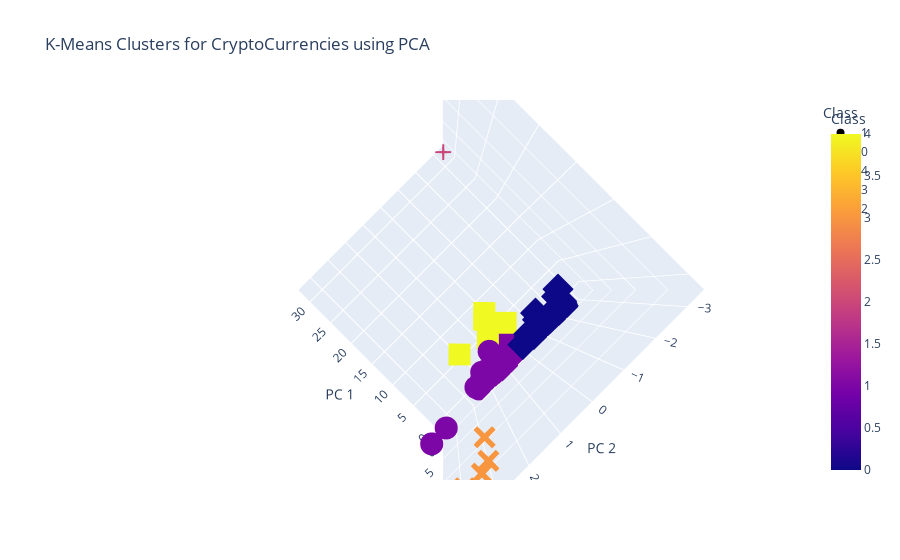

Source (notebook cell):
### Markdown cell above
### Visualizing Results

#### 3D-Scatter with Clusters

### Code cell
# Create a 3D-Scatter with the PCA data and the clusters
fig = px.scatter_3d(
    coin_df,
    x="PC 1",
    y="PC 2",
    z="PC 3",
    color="Class",
    symbol="Class",
    width=800,
    hover_name="CoinName",
    hover_data=["Algorithm"],
    title="K-Means Clusters for CryptoCurrencies using PCA",
)
#fig.update_layout(legend=dict(x=0, y=1))
fig.show()

### Figure 1 — Plotly figure (JSON) as saved in the notebook; plotly's stock layout.template omitted (floating-point values rounded to 4 significant figures; data arrays with more than 128 entries replaced by an {"elided": "..."} marker saying what was removed)
{"data": [{"customdata": {"elided": "322x1 str values"}, "hovertemplate": "<b>%{hovertext}</b><br><br>Class=%{marker.color}<br>PC 1=%{x}<br>PC 2=%{y}<br>PC 3=%{z}<br>Algorithm=%{customdata[0]}<extra></extra>", "hovertext": {"elided": "322 str values"}, "legendgroup": "1", "marker": {"color": {"elided": "322 int values"}, "coloraxis": "coloraxis", "symbol": "circle"}, "mode": "markers", "name": "1", "scene": "scene", "showlegend": true, "type": "scatter3d", "x": {"elided": "322 float values"}, "y": {"elided": "322 float values"}, "z": {"elided": "322 float values"}}, {"customdata": {"elided": "302x1 str values"}, "hovertemplate": "<b>%{hovertext}</b><br><br>Class=%{marker.color}<br>PC 1=%{x}<br>PC 2=%{y}<br>PC 3=%{z}<br>Algorithm=%{customdata[0]}<extra></extra>", "hovertext": {"elided": "302 str values"}, "legendgroup": "0", "marker": {"color": {"elided": "302 int values"}, "coloraxis": "coloraxis", "symbol": "diamond"}, "mode": "markers", "name": "0", "scene": "scene", "showlegend": true, "type": "scatter3d", "x": {"elided": "302 float values"}, "y": {"elided": "302 float values"}, "z": {"elided": "302 float values"}}, {"customdata": [["DPoS"], ["VeChainThor Authority"], ["Quark"], ["DPoS"], ["Semux BFT consensus"], ["DPoS"], ["DPoS"], ["SHA-256"]], "hovertemplate": "<b>%{hovertext}</b><br><br>Class=%{marker.color}<br>PC 1=%{x}<br>PC 2=%{y}<br>PC 3=%{z}<br>Algorithm=%{customdata[0]}<extra></extra>", "hovertext": ["ARK", "Vechain", "Castle", "Lamden Tau", "Semux", "ALAX", "Lisk", "ZEPHYR"], "legendgroup": "4", "marker": {"color": [4, 4, 4, 4, 4, 4, 4, 4], "coloraxis": "coloraxis", "symbol": "square"}, "mode": "markers", "name": "4", "scene": "scene", "showlegend": true, "type": "scatter3d", "x": [7.163, 7.447, 4.52, 7.165, 7.893, 7.175, 7.163, 4.307], "y": [0.2667, 1.706, 0.6849, 0.2664, 0.07345, 0.2651, 0.2667, -0.2382], "z": [-0.3511, 6.855, -0.3372, -0.3511, -0.4782, -0.3514, -0.3511, -0.1866]}, {"customdata": [["SHA-256 + Hive"], ["ECC 256K1"], ["SHA3-256"], ["Leased POS"]], "hovertemplate": "<b>%{hovertext}</b><br><br>Class=%{marker.color}<br>PC 1=%{x}<br>PC 2=%{y}<br>PC 3=%{z}<br>Algorithm=%{customdata[0]}<extra></extra>", "hovertext": ["LitecoinCash", "Acute Angle Cloud", "Fiii", "Waves"], "legendgroup": "3", "marker": {"color": [3, 3, 3, 3], "coloraxis": "coloraxis", "symbol": "x"}, "mode": "markers", "name": "3", "scene": "scene", "showlegend": true, "type": "scatter3d", "x": [-0.2821, 0.1647, -0.4793, -0.2349], "y": [2.739, 2.931, 3.6, 2.656], "z": [17.0, 18.57, 17.12, 13.02]}, {"customdata": [["TRC10"]], "hovertemplate": "<b>%{hovertext}</b><br><br>Class=%{marker.color}<br>PC 1=%{x}<br>PC 2=%{y}<br>PC 3=%{z}<br>Algorithm=%{customdata[0]}<extra></extra>", "hovertext": ["BitTorrent"], "legendgroup": "2", "marker": {"color": [2], "coloraxis": "coloraxis", "symbol": "cross"}, "mode": "markers", "name": "2", "scene": "scene", "showlegend": true, "type": "scatter3d", "x": [31.79], "y": [-3.295], "z": [-0.8986]}], "layout": {"autosize": true, "coloraxis": {"colorbar": {"title": {"text": "Class"}}, "colorscale": [[0, "#0d0887"], [0.1111, "#46039f"], [0.2222, "#7201a8"], [0.3333, "#9c179e"], [0.4444, "#bd3786"], [0.5556, "#d8576b"], [0.6667, "#ed7953"], [0.7778, "#fb9f3a"], [0.8889, "#fdca26"], [1, "#f0f921"]]}, "legend": {"title": {"text": "Class"}, "tracegroupgap": 0}, "scene": {"aspectmode": "auto", "aspectratio": {"x": 1, "y": 1, "z": 1}, "camera": {"center": {"x": 0, "y": 0, "z": 0}, "eye": {"x": -0.001893, "y": 0.001895, "z": 1.743}, "projection": {"type": "perspective"}, "up": {"x": -0.001086, "y": 0.001087, "z": 1.0}}, "domain": {"x": [0, 1], "y": [0, 1]}, "xaxis": {"title": {"text": "PC 1"}, "type": "linear"}, "yaxis": {"title": {"text": "PC 2"}, "type": "linear"}, "zaxis": {"title": {"text": "PC 3"}, "type": "linear"}}, "title": {"text": "K-Means Clusters for CryptoCurrencies using PCA"}}}
